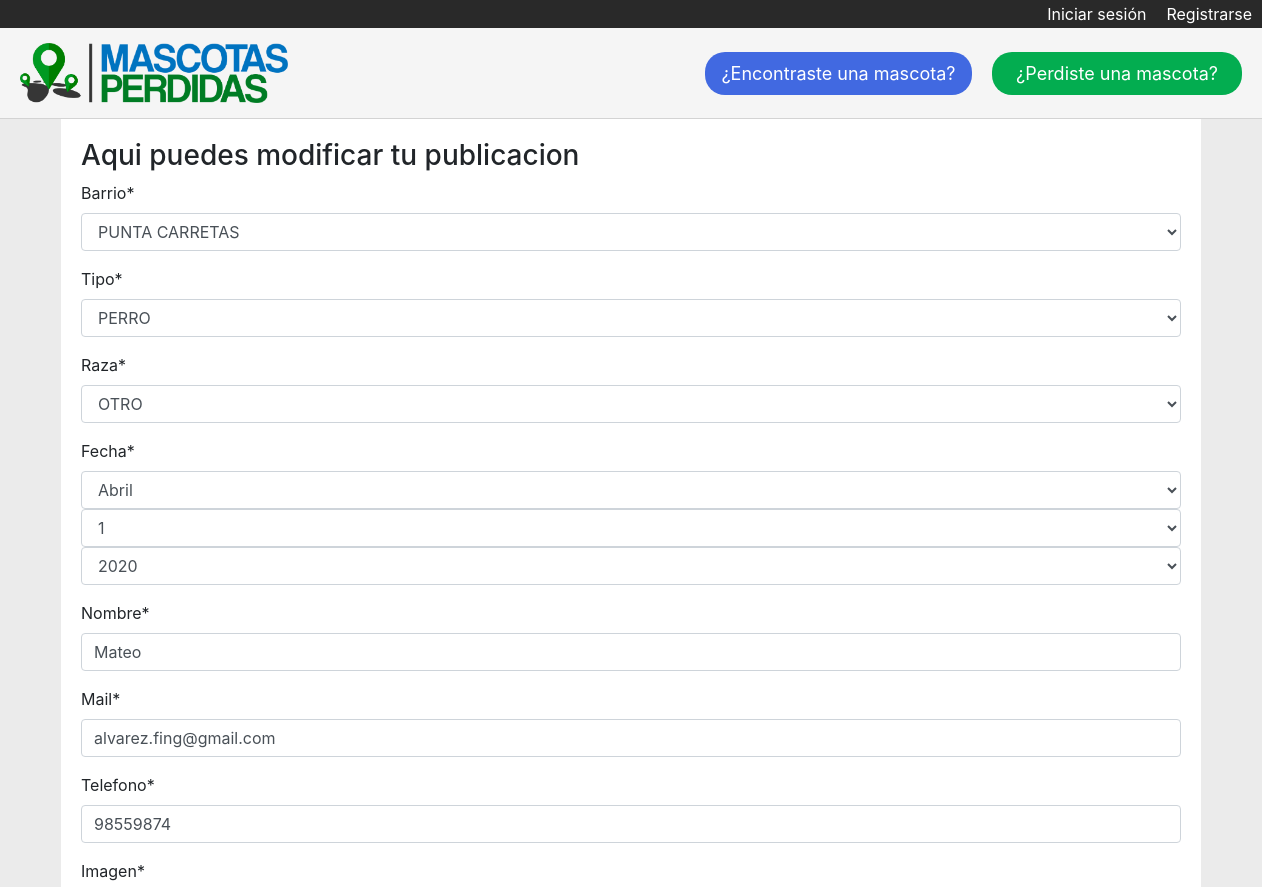
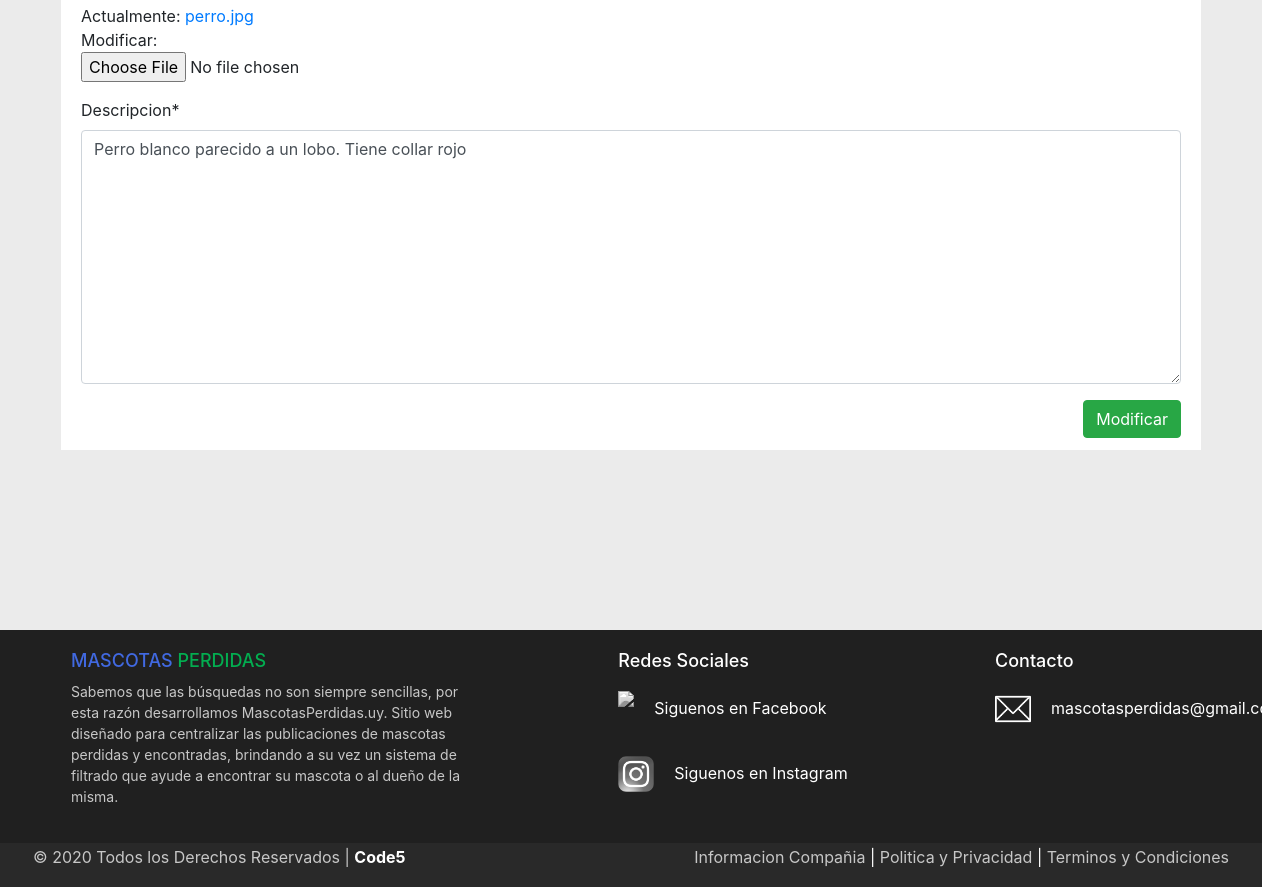
The page /modificar_publicaciones/49/ on the database its author committed (2 pictures, top to bottom).
### Mascotas/models.py (models this page shows)
class MascotaPerdida(models.Model):
    estado = models.CharField(max_length=40)
    imagen = models.ImageField(null=True, blank=True)  # <---- NO SACAR EL NULL NI EL BLANK QUE SE ROMPE LA BBDD
    barrio = models.ForeignKey(Barrio, on_delete=models.CASCADE)
    tipo = models.ForeignKey(Tipo, on_delete=models.CASCADE)
    raza = models.ForeignKey(Raza, on_delete=models.CASCADE)
    fecha = models.DateField()
    nombre = models.CharField(max_length=40)
    mail = models.EmailField()
    telefono = models.IntegerField()
    descripcion = models.TextField()

### Mascotasperdidas/views.py (the view)
# urls.py: path('modificar_publicaciones/<id>/', Modificar_publicaciones, name='modificar_publicaciones'),
def Modificar_publicaciones(request, id):
    modificar = MascotaPerdida.objects.get(id=id)
    data = {
        'form': MascotaPerdidaForm(instance=modificar)
    }
    if request.method == 'POST':
        formulario = MascotaPerdidaForm(data=request.POST, files=request.FILES, instance=modificar)
        if formulario.is_valid():
            formulario.save()
            return redirect(to='listado_publicaciones')
        data['form'] = formulario
    return render(request, 'modificar_publicaciones.html', data)

### Mascotasperdidas/forms.py (shortened to what this page needs)
class MascotaPerdidaForm(ModelForm):
    estado = forms.CharField(initial='PERDIDO', widget = forms.HiddenInput())
    imagen = forms.ImageField(required=True)
    class Meta:
        model = MascotaPerdida
        fields = ['estado', 'barrio', 'tipo', 'raza', 'fecha', 'nombre', 'mail', 'telefono', 'imagen', 'descripcion']
        widgets = {
            'fecha': forms.SelectDateWidget(years=range(2020, 2021)),
        }

### Mascotas/models.py (called while the page is built)
    def __str__(self):
        return self.lugar

    def __str__(self):
        return self.especie

    def __str__(self):
        return self.tipo

### Mascotasperdidas/templates/modificar_publicaciones.html (shortened to what this page needs)
{% extends 'base.html' %}
{% load static %}
{% load crispy_forms_tags %}
{% block contenido %}
    <h3>Aqui puedes modificar tu publicacion</h3>
    <form action="" method="POST">
        {{ form | crispy }}
        <div class="float-right">
            <input type="submit" value="Modificar" class="btn btn-success" onclick="ConfirmarModificacion()">
        </div>
    </form>
{% endblock %}

### Mascotasperdidas/static/css/style.css (style rules this page uses)
body { background: url('/static/img/background.png') no-repeat center center fixed; background-size: cover; min-height: 100vh; }

### rows shown on the page
MascotaPerdida: barrio "PUNTA CARRETAS", tipo "PERRO", raza "OTRO", nombre "Mateo", mail "alvarez.fing@gmail.com", telefono "98559874", descripcion "Perro blanco parecido a un lobo. Tiene collar rojo"
